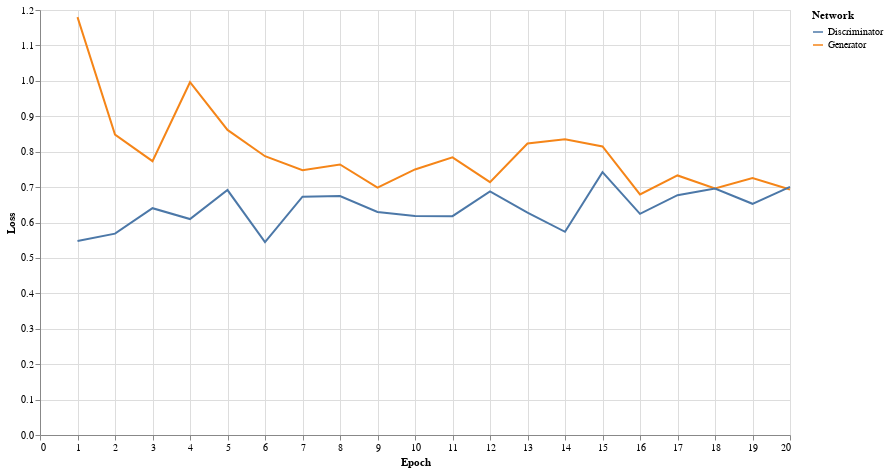

Notebook cell for this chart:
### Code cell
ch1

### Figure 1 — Vega-Lite specification as saved in the notebook (floating-point values rounded to 4 significant figures)
{"config": {"view": {"continuousWidth": 300, "continuousHeight": 300}}, "data": {"name": "data-7ec59ee8e5d4fc2e80b7f524f70388c7"}, "mark": {"type": "line"}, "encoding": {"color": {"field": "Network", "type": "nominal"}, "x": {"field": "Epoch", "type": "quantitative"}, "y": {"field": "Loss", "type": "quantitative"}}, "height": 425, "transform": [{"fold": ["Generator", "Discriminator"], "as": ["Network", "Loss"]}], "width": 750, "$schema": "https://vega.github.io/schema/vega-lite/v5.15.1.json", "datasets": {"data-7ec59ee8e5d4fc2e80b7f524f70388c7": [{"Generator": 1.18, "Discriminator": 0.5476, "Epoch": 1}, {"Generator": 0.848, "Discriminator": 0.5685, "Epoch": 2}, {"Generator": 0.7731, "Discriminator": 0.6405, "Epoch": 3}, {"Generator": 0.9961, "Discriminator": 0.6098, "Epoch": 4}, {"Generator": 0.8615, "Discriminator": 0.6916, "Epoch": 5}, {"Generator": 0.7872, "Discriminator": 0.5446, "Epoch": 6}, {"Generator": 0.7477, "Discriminator": 0.6729, "Epoch": 7}, {"Generator": 0.7638, "Discriminator": 0.6745, "Epoch": 8}, {"Generator": 0.6982, "Discriminator": 0.6299, "Epoch": 9}, {"Generator": 0.7498, "Discriminator": 0.6187, "Epoch": 10}, {"Generator": 0.7841, "Discriminator": 0.6178, "Epoch": 11}, {"Generator": 0.7139, "Discriminator": 0.6876, "Epoch": 12}, {"Generator": 0.823, "Discriminator": 0.6279, "Epoch": 13}, {"Generator": 0.8353, "Discriminator": 0.5737, "Epoch": 14}, {"Generator": 0.8148, "Discriminator": 0.7423, "Epoch": 15}, {"Generator": 0.6792, "Discriminator": 0.6244, "Epoch": 16}, {"Generator": 0.7328, "Discriminator": 0.6771, "Epoch": 17}, {"Generator": 0.6962, "Discriminator": 0.696, "Epoch": 18}, {"Generator": 0.7253, "Discriminator": 0.6528, "Epoch": 19}, {"Generator": 0.6934, "Discriminator": 0.7007, "Epoch": 20}]}}
